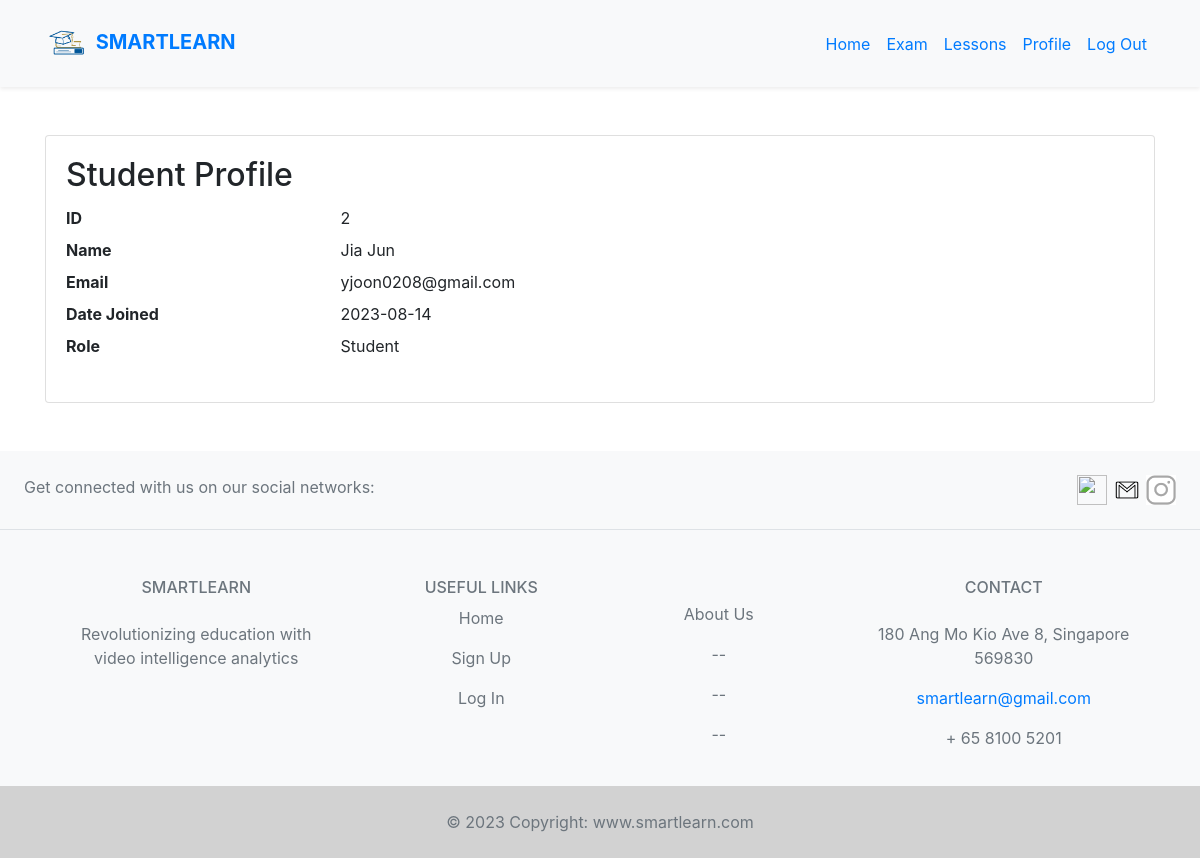
Page /student_profile (signed in) on the committed database.
### views.py (models this page shows)
class User(db.Model, UserMixin):
    id = db.Column(db.Integer, primary_key=True)
    email = db.Column(db.String(150), unique=True)
    password = db.Column(db.String(150))
    name = db.Column(db.String(150))
    date_joined = db.Column(db.Date, default=datetime.utcnow)
    role = db.Column(db.String(20))
    reports = db.relationship('Report', backref='user', lazy=True)

### views.py (the view)
@app.route('/student_profile')
@login_required
def student_profile():
    user = User.query.get(current_user.id)  # Retrieve user information from the database
    return render_template('student_profile.html', user=user)

### views.py (called while the page is built)
@login_manager.user_loader
def load_user(user_id):
    return User.query.get(int(user_id))

### templates/student_profile.html (shortened to what this page needs)
{% extends "base.html" %}
{% block content %}
<div class="container py-5">
    <div class="card">
        <div class="card-body">
            <h2 class="card-title">Student Profile</h2>
            <dl class="row">
                <dt class="col-sm-3">ID</dt>
                <dd class="col-sm-9">{{ user.id }}</dd>
                <dt class="col-sm-3">Name</dt>
                <dd class="col-sm-9">{{ user.name }}</dd>
                <dt class="col-sm-3">Email</dt>
                <dd class="col-sm-9">{{ user.email }}</dd>
                <dt class="col-sm-3">Date Joined</dt>
                <dd class="col-sm-9">{{ user.date_joined.strftime('%Y-%m-%d') }}</dd>
                <dt class="col-sm-3">Role</dt>
                <dd class="col-sm-9">{{ user.role }}</dd>
            </dl>
        </div>
    </div>
</div>
{% endblock %}

### rows in the picture
User: id "2", name "Jia Jun", email "yjoon0208@gmail.com", date_joined "2023-08-14", role "Student"
